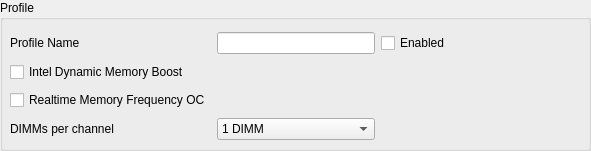
         <widget class="QGroupBox" name="groupBoxHeader_XMPU1">
          <property name="geometry">
           <rect>
            <x>10</x>
            <y>10</y>
            <width>591</width>
            <height>151</height>
           </rect>
          </property>
          <property name="title">
           <string>Profile</string>
          </property>
          <widget class="QWidget" name="gridLayoutWidget_22">
           <property name="geometry">
            <rect>
             <x>10</x>
             <y>30</y>
             <width>441</width>
             <height>116</height>
            </rect>
           </property>
           <layout class="QGridLayout" name="gridLayout_Profile_XMPU1">
            <item row="0" column="3">
             <widget class="QCheckBox" name="cbEnabled_XMPU1">
              <property name="text">
               <string>Enabled</string>
              </property>
             </widget>
            </item>
            <item row="1" column="1">
             <widget class="QCheckBox" name="cbDynamicMemBoost_XMPU1">
              <property name="text">
               <string>Intel Dynamic Memory Boost</string>
              </property>
             </widget>
            </item>
            <item row="0" column="2">
             <widget class="QLineEdit" name="leProfileName_XMPU1">
              <property name="text">
               <string/>
              </property>
              <property name="readOnly">
               <bool>false</bool>
              </property>
             </widget>
            </item>
            <item row="0" column="1">
             <widget class="QLabel" name="lProfileName_XMPU1">
              <property name="text">
               <string>Profile Name</string>
              </property>
             </widget>
            </item>
            <item row="2" column="1">
             <widget class="QCheckBox" name="cbRealTimeMemOC_XMPU1">
              <property name="text">
               <string>Realtime Memory Frequency OC</string>
              </property>
             </widget>
            </item>
            <item row="3" column="1">
             <widget class="QLabel" name="lDMMc_XMPU1">
              <property name="text">
               <string>DIMMs per channel</string>
              </property>
             </widget>
            </item>
            <item row="3" column="2">
             <widget class="QComboBox" name="cbDimmPChannel_XMPU1">
              <item>
               <property name="text">
                <string>1 DIMM</string>
               </property>
              </item>
              <item>
               <property name="text">
                <string>2 DIMM</string>
               </property>
              </item>
              <item>
               <property name="text">
                <string>3 DIMM</string>
               </property>
              </item>
              <item>
               <property name="text">
                <string>4 DIMM</string>
               </property>
              </item>
             </widget>
            </item>
           </layout>
          </widget>
         </widget>
